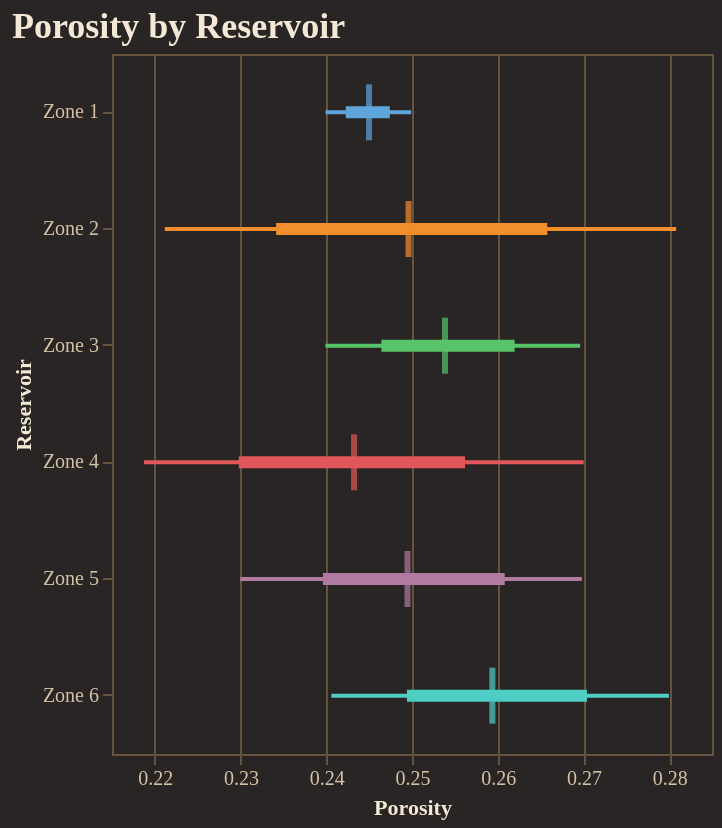

The notebook cell this image was saved under:
### Code cell
fig = reporter.plotter.forest_plot(
    "Porosity", 
    backend=PLOTTING_BACKEND
)
fig.show()

### Figure 1 — Vega-Lite specification as saved in the notebook (floating-point values rounded to 4 significant figures)
{"config": {"background": "#292524", "view": {"fill": "#292524", "stroke": "#665340"}, "title": {"color": "#f4e9d7", "font": "Merriweather", "fontSize": 18, "fontWeight": 600, "subtitleColor": "#d5c2a6", "anchor": "start"}, "axis": {"domainColor": "#665340", "gridColor": "#665340", "tickColor": "#665340", "labelColor": "#d5c2a6", "titleColor": "#f4e9d7", "labelFont": "Merriweather", "titleFont": "Merriweather"}, "legend": {"titleColor": "#f4e9d7", "labelColor": "#d5c2a6", "labelFont": "Merriweather", "titleFont": "Merriweather", "orient": "top-right", "symbolType": "circle"}, "header": {"labelColor": "#d5c2a6", "titleColor": "#f4e9d7", "labelFont": "Merriweather", "titleFont": "Merriweather"}, "mark": {"color": "#c78d3b"}, "line": {"color": "#c78d3b"}, "bar": {"color": "#c78d3b"}, "point": {"color": "#ddb06d"}, "area": {"color": "#c78d3b", "opacity": 0.35}, "text": {"color": "#f4e9d7", "font": "Merriweather"}, "range": {"category": ["#5DA5DA", "#F28E2B", "#59C36A", "#E15759", "#B07AA1", "#4ECDC4", "#FF9DA7", "#EDC948"]}}, "layer": [{"mark": {"type": "rule", "strokeWidth": 2}, "encoding": {"color": {"field": "group", "legend": null, "type": "nominal"}, "x": {"field": "p10", "scale": {"zero": false}, "title": "Porosity", "type": "quantitative"}, "x2": {"field": "p90"}, "y": {"field": "group", "sort": ["Zone 1", "Zone 2", "Zone 3", "Zone 4", "Zone 5", "Zone 6"], "title": "Reservoir", "type": "nominal"}}}, {"mark": {"type": "rule", "strokeWidth": 6}, "encoding": {"color": {"field": "group", "legend": null, "type": "nominal"}, "x": {"field": "p25", "scale": {"zero": false}, "title": "Porosity", "type": "quantitative"}, "x2": {"field": "p75"}, "y": {"field": "group", "sort": ["Zone 1", "Zone 2", "Zone 3", "Zone 4", "Zone 5", "Zone 6"], "title": "Reservoir", "type": "nominal"}}}, {"mark": {"type": "tick", "color": "black", "size": 28, "thickness": 3}, "encoding": {"color": {"field": "group", "legend": null, "type": "nominal"}, "tooltip": [{"field": "group", "title": "Group", "type": "nominal"}, {"field": "p10", "title": "P10", "type": "quantitative"}, {"field": "p25", "title": "P25", "type": "quantitative"}, {"field": "median", "title": "Median", "type": "quantitative"}, {"field": "p75", "title": "P75", "type": "quantitative"}, {"field": "p90", "title": "P90", "type": "quantitative"}], "x": {"field": "median", "scale": {"zero": false}, "title": "Porosity", "type": "quantitative"}, "y": {"field": "group", "sort": ["Zone 1", "Zone 2", "Zone 3", "Zone 4", "Zone 5", "Zone 6"], "title": "Reservoir", "type": "nominal"}}}], "data": {"name": "data-1d59dc38fbad34ccde495ea1969b22a7"}, "height": 350, "title": "Porosity by Reservoir", "width": "container", "$schema": "https://vega.github.io/schema/vega-lite/v5.20.1.json", "datasets": {"data-1d59dc38fbad34ccde495ea1969b22a7": [{"group": "Zone 1", "p10": 0.2399, "p25": 0.2423, "median": 0.245, "p75": 0.2474, "p90": 0.2499}, {"group": "Zone 2", "p10": 0.2212, "p25": 0.2342, "median": 0.2496, "p75": 0.2658, "p90": 0.2808}, {"group": "Zone 3", "p10": 0.2399, "p25": 0.2464, "median": 0.2539, "p75": 0.262, "p90": 0.2696}, {"group": "Zone 4", "p10": 0.2187, "p25": 0.2298, "median": 0.2432, "p75": 0.2562, "p90": 0.27}, {"group": "Zone 5", "p10": 0.23, "p25": 0.2396, "median": 0.2495, "p75": 0.2608, "p90": 0.2698}, {"group": "Zone 6", "p10": 0.2406, "p25": 0.2494, "median": 0.2594, "p75": 0.2704, "p90": 0.28}]}}
